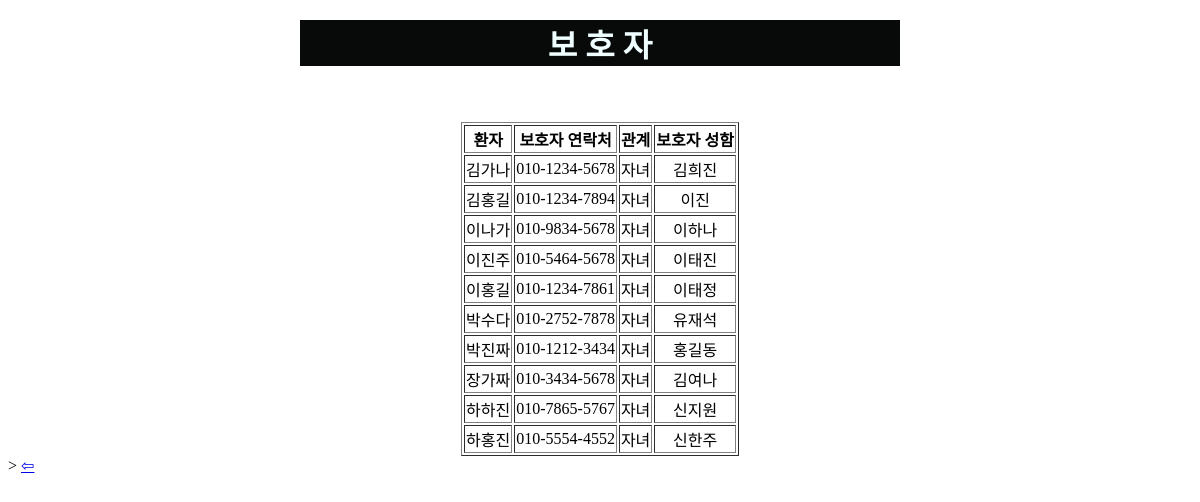
The app's page /family, older data.
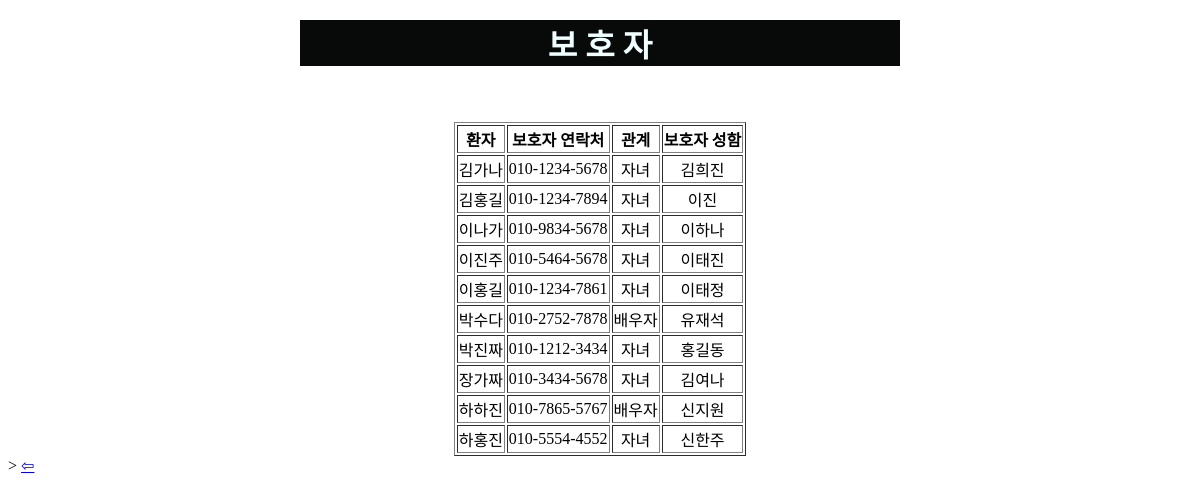
The same page, newer data.
### tables this page shows
CREATE TABLE family (
    fnumber VARCHAR(15) NOT NULL PRIMARY KEY,
    relation VARCHAR(5),
    fname VARCHAR(15)
);

CREATE TABLE patient (
    id NUMBER(8) NOT NULL PRIMARY KEY,
    Pname VARCHAR(25) NOT NULL,
    sex CHAR(1),
    age DATE,
    room NUMBER(3)
);

### hello.py (the view)
@app.route('/family')
def family():
        db = sqlite3.connect("hospital.db")
        db.row_factory = sqlite3.Row
        items = db.execute(
                'select Pname, fnumber, relation, fname from family, patient, enrollment where id=p_id and fnumber=f_number'
        ).fetchall()
        db.close()
        return render_template('family.html', items=items)

### templates/family.html (shortened to what this page needs)
<!DOCTYPE html>
<html>
    <head>
    </head>
    <body>
            <h1> 보 호 자 </h1><br><br>
            <table border="1" align="center">
                <th>환자</th>
                <th>보호자 연락처</th>
                <th>관계</th>
                <th>보호자 성함</th>
            {% for item in items %}
                <tr><td>{{ item.Pname }}</td>
                <td>{{ item.fnumber }} </td>
                <td>{{ item.relation }} </td>
                <td>{{ item.fname }}<br></td></tr>
            {% endfor %}
            </table>>
            <a href="/">⇦</a><br><br>
    </body>
</html>

### templates/family.html (style rules this page uses)
h1 { text-align: center; margin: 20px auto; display: block; max-width: 600px; height: 100%; color:azure; background-color: #080a0a;; }
table { text-align: center; background-color: #ffffff; }

Row changes from the older to the newer data that the page shows:
changed family "유재석": relation "자녀" → "배우자"
changed family "신지원": relation "자녀" → "배우자"
